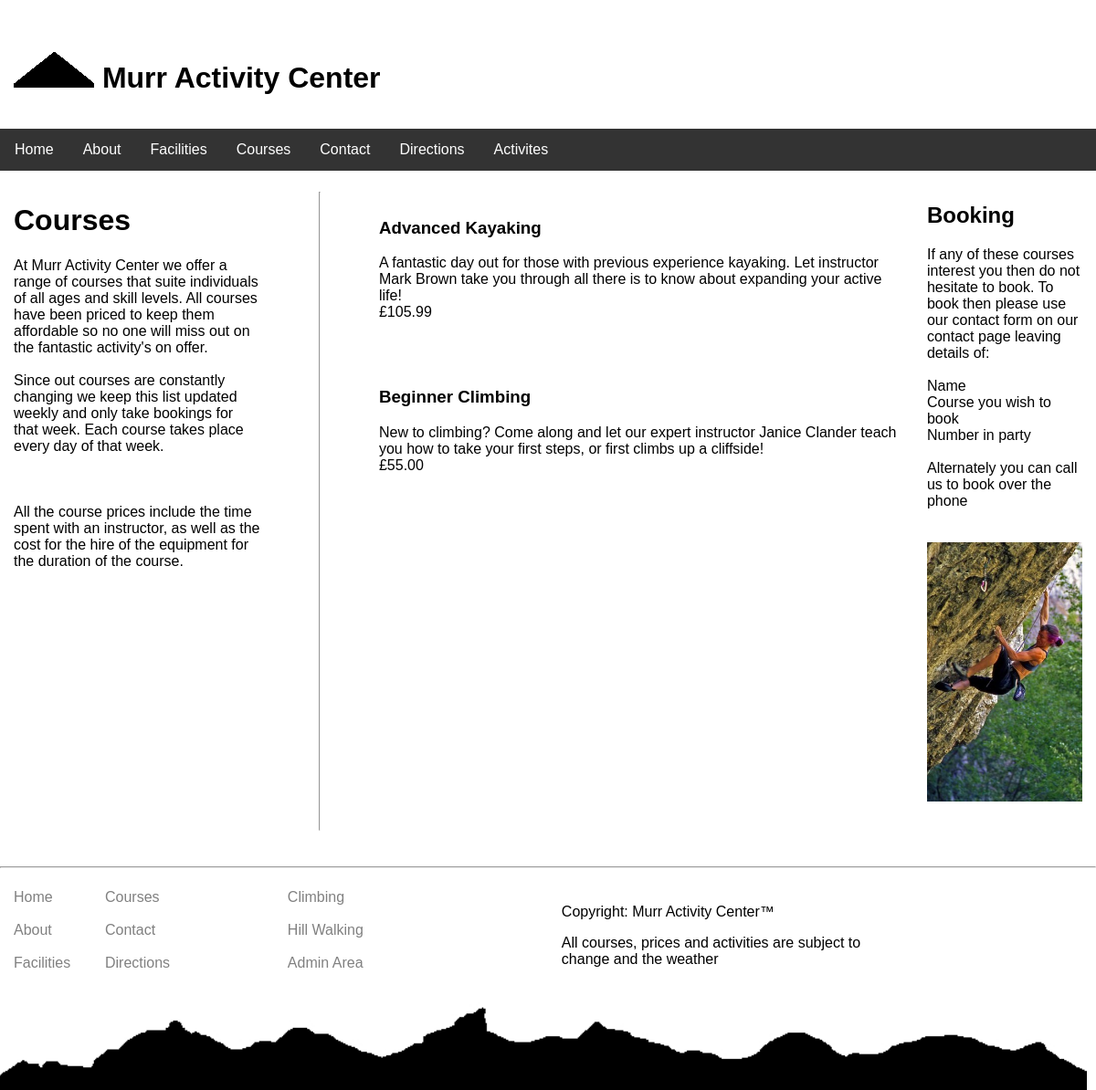
/courses.php, run on the app's committed database.
### tables this page shows
CREATE TABLE `courses` (
  `id` int(6) NOT NULL,
  `Name` varchar(30) NOT NULL,
  `Description` varchar(255) NOT NULL,
  `cost` float(50,2) NOT NULL
);

### php/coursesList.php (called while the page is built, shortened)
<?php
$servername = "localhost";
$dbname = "activity";
try {
$conn = new PDO("mysql:host=$servername;dbname=$dbname", DB_USER, DB_PASS);
$conn->setAttribute(PDO::ATTR_ERRMODE, PDO::ERRMODE_EXCEPTION);
}
catch(PDOException $e)
{
echo "Connection failed: " . $e->getMessage();
}
$query=$conn->prepare("SELECT * FROM courses");
$query->execute();
$results=$query->fetchAll(PDO::FETCH_ASSOC);
?>

### courses.php (the view, shortened to what this page needs)
<?php include "includes/pageHead.php" ?>
<?php include "includes/pageNav.php" ?>
<?php include 'php/coursesList.php';?>
<div class="col-3">
<h1>Courses</h1>
<p>
At Murr Activity Center we offer a range of courses that suite individuals of all ages
and skill levels. All courses have been priced to keep them affordable so no one will
miss out on the fantastic activity's on offer.</br></br> Since out courses are constantly
changing we keep this list updated weekly and only take bookings for that week.
Each course takes place every day of that week.</br> </br> </br> </br>
All the course prices include the time spent with an instructor, as well as the
cost for the hire of the equipment for the duration of the course.
</p>
</div>
<div class="col-1">
  <hr class="verticalRule">
</div>
<div class="col-6">
  <?php
  if($results == null)
{
	echo "<br />";
	echo "<h3>There are currently no courses running </h3>";
}
else{
		foreach ($results as $row) {
		echo "<br />";
		echo "<h3>" . $row['Name'] ."</h3>" ;
		echo $row['Description'] . "<br />";
		echo "£" . $row['cost'] . "<br />";
	}
}
  ?>
</div>
<div class="col-2">
<h2>Booking</h2>
<p>
If any of these courses interest you then do not hesitate to book.
To book then please use our contact form on our contact page leaving
details of:</br> </br>
Name</br>
Course you wish to book</br>
Number in party</br></br>
Alternately you can call us to book over the phone
  <img class="imgCentered" src="images/climbingVertical.jpg"/>
</p>
</div>
<?php include "includes/pageFooter.php" ?>

### css/main.css (style rules this page uses)
* { box-sizing: border-box; }
[class*="col-"] { float: left; padding: 15px; }
.col-1 { width: 8.33%; }
.col-2 { width: 16.66%; }
.col-3 { width: 25%; }
.col-6 { width: 50%; }
html { font-family: "Lucida Sans", sans-serif; }
h1 { font-weight: 900; }
img { max-width: 100%; height: auto; }
.imgCentered { display: block; margin-left: auto; margin-right: auto; }
html, body { margin:0; padding:0; height:100%; }
.verticalRule { width: 1px; height: 700px; }

### data on the page
courses: Name "Advanced Kayaking", Description "A fantastic day out for those with previous experience kayaking. Let instructor Mark Brown take you through all there is to know about expanding your active life!", cost "105.99"
courses: Name "Beginner Climbing", Description "New to climbing? Come along and let our expert instructor Janice Clander teach you how to take your first steps, or first climbs up a cliffside!", cost "55.00"
